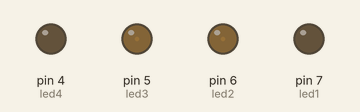
A sketch run on a simulated Arduino Uno, built with avr-gcc and run on an emulated ATmega328P. On the bench: output pins drawn as LEDs (lit = HIGH).

Above: at 0.05 s.
At 0.65 s:
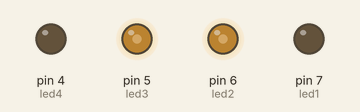
At 0.95 s:
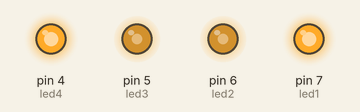
At 1.4 s:
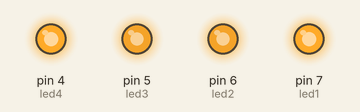
At 2.75 s:
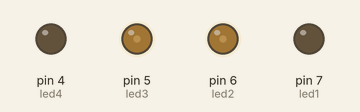
Timing chart, 0 to 7.0 s (numbered marks = the images above):
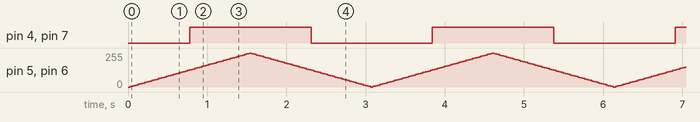

The sketch:

fade.ino
```cpp
// (licence header left out)
int led1 = 7;           // the pin that the LED is attached to
int led2 = 6;
int led3 = 5;
int led4 = 4;
int brightness = 0;    // how bright the LED is
int fadeAmount = 5;    // how many points to fade the LED by

// the setup routine runs once when you press reset:
void setup()  {
  // declare pin 9 to be an output:
  pinMode(led1, OUTPUT);
  pinMode(led2, OUTPUT);
  pinMode(led3, OUTPUT);
  pinMode(led4, OUTPUT);
}

// the loop routine runs over and over again forever:
void loop()  {
  // set the brightness of pin 9:
  analogWrite(led1, brightness);
  analogWrite(led2, brightness);
  analogWrite(led3, brightness);
  analogWrite(led4, brightness);

  // change the brightness for next time through the loop:
  brightness = brightness + fadeAmount;

  // reverse the direction of the fading at the ends of the fade:
  if (brightness == 0 || brightness == 255) {
    fadeAmount = -fadeAmount ;
  }
  // wait for 30 milliseconds to see the dimming effect
  delay(30);
}
```

Measured:
- by itself, pin 4 (led4), pin 7 (led1): alternates HIGH for 1.5 s and LOW for 1.5 s
